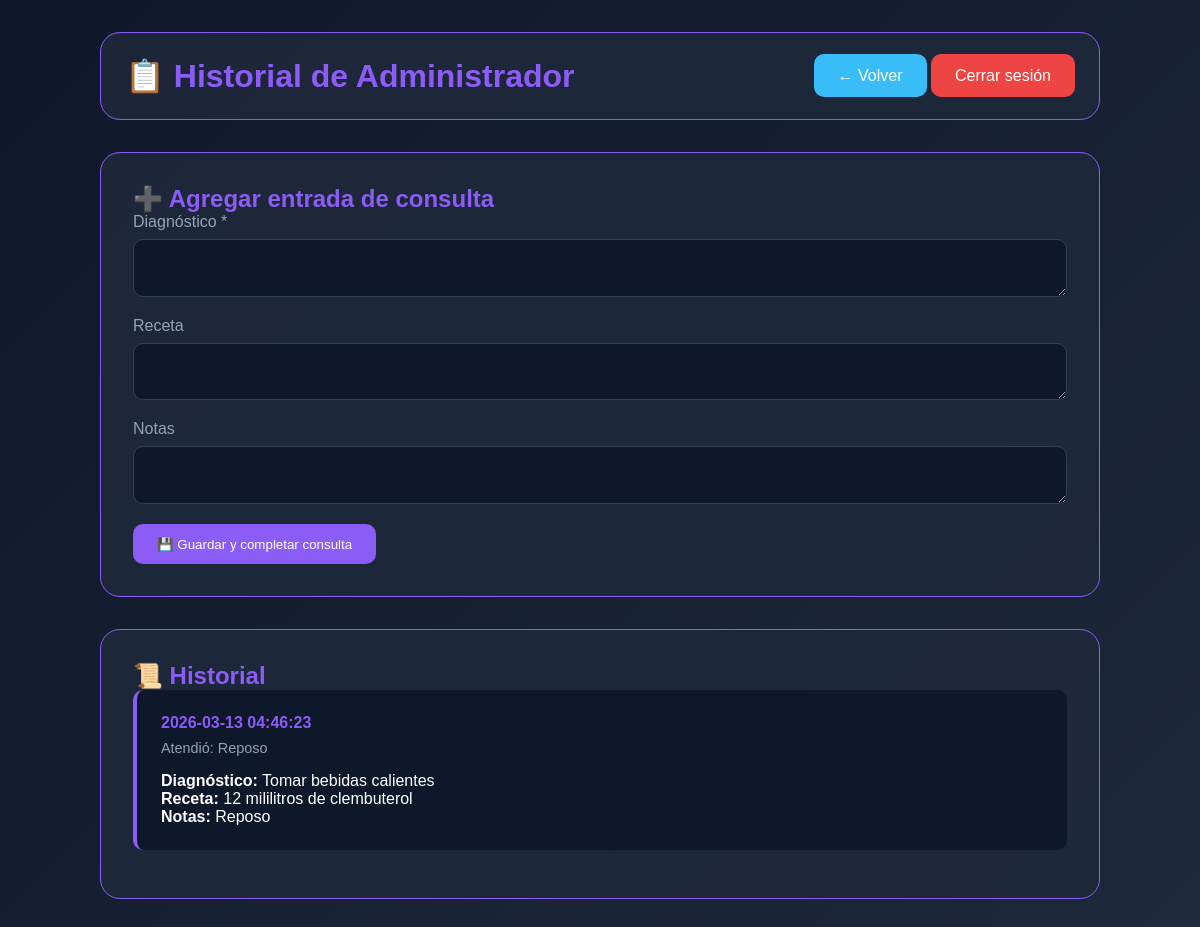
The app's page /medico/historial/1 (signed in) with its own data.
### tables this page shows
CREATE TABLE usuarios
                 (id INTEGER PRIMARY KEY AUTOINCREMENT,
                  nombre TEXT NOT NULL,
                  email TEXT UNIQUE NOT NULL,
                  password TEXT NOT NULL,
                  rol TEXT NOT NULL,
                  reset_token TEXT,
                  reset_token_expiry TIMESTAMP,
                  creado_en TIMESTAMP DEFAULT CURRENT_TIMESTAMP);

CREATE TABLE historial
                 (id INTEGER PRIMARY KEY AUTOINCREMENT,
                  paciente_id INTEGER NOT NULL,
                  medico_id INTEGER NOT NULL,
                  fecha TIMESTAMP DEFAULT CURRENT_TIMESTAMP,
                  diagnostico TEXT NOT NULL,
                  receta TEXT,
                  notas TEXT,
                  FOREIGN KEY (paciente_id) REFERENCES usuarios(id),
                  FOREIGN KEY (medico_id) REFERENCES usuarios(id));

### app.py (the view)
@app.route('/medico/historial/<int:paciente_id>')
@login_required
@medico_required
def medico_ver_historial(paciente_id):
    conn = get_db()
    c = conn.cursor()
    c.execute("SELECT * FROM usuarios WHERE id = ?", (paciente_id,))
    paciente = c.fetchone()
    c.execute('''SELECT h.*, u.nombre as medico_nombre
                 FROM historial h
                 JOIN usuarios u ON h.medico_id = u.id
                 WHERE h.paciente_id = ?
                 ORDER BY h.fecha DESC''', (paciente_id,))
    historial = c.fetchall()
    conn.close()
    return render_template('historial.html', paciente=paciente, historial=historial)

### app.py (called while the page is built)
@app.context_processor
def inject_now():
    return {'now': datetime.now}

def get_db():
    conn = sqlite3.connect('database.db')
    conn.row_factory = sqlite3.Row
    return conn

def login_required(f):
    @wraps(f)
    def decorated_function(*args, **kwargs):
        if 'user_id' not in session:
            return redirect(url_for('index'))
        return f(*args, **kwargs)
    return decorated_function

def medico_required(f):
    @wraps(f)
    def decorated_function(*args, **kwargs):
        if session.get('user_rol') != 'medico':
            return redirect(url_for('index'))
        return f(*args, **kwargs)
    return decorated_function

### templates/historial.html (shortened to what this page needs)
<!DOCTYPE html>
<html>
<head>
</head>
<body>
    <div class="container">
        <div class="header">
            <h1>📋 Historial de {{ paciente[1] }}</h1>
            <div>
                <a href="/medico" class="btn btn-secondary">← Volver</a>
                <a href="/logout" class="btn btn-danger">Cerrar sesión</a>
            </div>
        </div>
        <div class="card">
            <h2 style="color: #8b5cf6;">➕ Agregar entrada de consulta</h2>
            <form action="/medico/agregar_historial/{{ paciente[0] }}" method="POST">
                <div class="form-group">
                    <label>Diagnóstico *</label>
                    <textarea name="diagnostico" rows="2" required></textarea>
                </div>
                <div class="form-group">
                    <label>Receta</label>
                    <textarea name="receta" rows="2"></textarea>
                </div>
                <div class="form-group">
                    <label>Notas</label>
                    <textarea name="notas" rows="2"></textarea>
                </div>
                <button type="submit" class="btn">💾 Guardar y completar consulta</button>
            </form>
        </div>
        <div class="card">
            <h2 style="color: #8b5cf6;">📜 Historial</h2>
            {% if historial %}
                {% for h in historial %}
                <div class="historial-item">
                    <div class="historial-fecha">{{ h[3] }}</div>
                    <div class="historial-medico">Atendió: {{ h[6] }}</div>
                    <div><strong>Diagnóstico:</strong> {{ h[4] }}</div>
                    {% if h[5] %}<div><strong>Receta:</strong> {{ h[5] }}</div>{% endif %}
                    {% if h[6] %}<div><strong>Notas:</strong> {{ h[6] }}</div>{% endif %}
                </div>
                {% endfor %}
            {% else %}
            <p>No hay historial</p>
            {% endif %}
        </div>
    </div>
</body>
</html>

### templates/historial.html (style rules this page uses)
* { margin: 0; padding: 0; box-sizing: border-box; }
body { font-family: 'Arial', sans-serif; background: linear-gradient(135deg, #0f172a, #1e293b); padding: 2rem; color: white; }
.container { max-width: 1000px; margin: 0 auto; }
.header { display: flex; justify-content: space-between; align-items: center; margin-bottom: 2rem; background: rgba(30,41,59,0.9); padding: 1.5rem; border-radius: 20px; border: 1px solid #8b5cf6; }
h1 { color: #8b5cf6; }
.btn { background: #8b5cf6; color: white; padding: 0.8rem 1.5rem; border: none; border-radius: 10px; cursor: pointer; text-decoration: none; }
.btn-secondary { background: #38bdf8; }
.btn-danger { background: #ef4444; }
.card { background: rgba(30,41,59,0.9); border-radius: 20px; padding: 2rem; border: 1px solid #8b5cf6; margin-bottom: 2rem; }
.form-group { margin-bottom: 1rem; }
.form-group label { display: block; color: #94a3b8; margin-bottom: 0.5rem; }
.form-group input, .form-group textarea { width: 100%; padding: 0.8rem; background: #0f172a; border: 1px solid #334155; border-radius: 10px; color: white; }
.historial-item { background: #0f172a; border-left: 4px solid #8b5cf6; padding: 1.5rem; margin-bottom: 1rem; border-radius: 10px; }
.historial-fecha { color: #8b5cf6; font-weight: bold; margin-bottom: 0.5rem; }
.historial-medico { color: #94a3b8; font-size: 0.9rem; margin-bottom: 1rem; }

### records on screen
usuarios: nombre "Administrador"
historial: fecha "2026-03-13 04:46:23", notas "Reposo", diagnostico "Tomar bebidas calientes", receta "12 mililitros de clembuterol"
